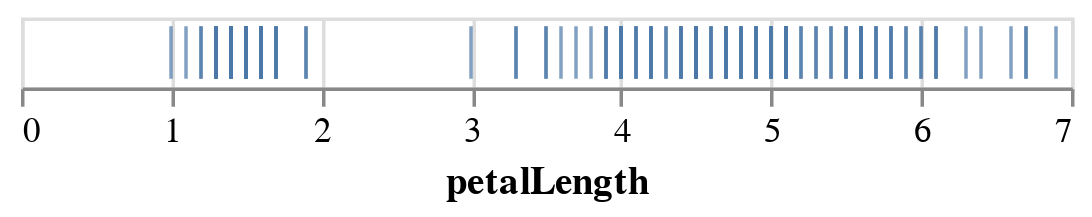

The notebook cell this image was saved under:
### Markdown cell above
This is a bit better, but the ``point`` mark is probably not the best for a 1D chart like this.

Let's try the ``tick`` mark instead:

### Code cell
alt.Chart(iris).mark_tick().encode(
    x='petalLength'
)

### Figure 1 — Vega-Lite specification as saved in the notebook (floating-point values rounded to 4 significant figures; data arrays with more than 128 entries replaced by an {"elided": "..."} marker saying what was removed)
{"config": {"view": {"continuousWidth": 300, "continuousHeight": 300}}, "data": {"name": "data-cb5f6f68883200d5e9a851f3ae4ae120"}, "mark": {"type": "tick"}, "encoding": {"x": {"field": "petalLength", "type": "quantitative"}}, "$schema": "https://vega.github.io/schema/vega-lite/v5.16.3.json", "datasets": {"data-cb5f6f68883200d5e9a851f3ae4ae120": {"elided": "150 records"}}}
